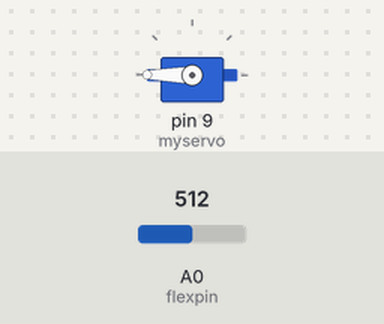
A sketch run on a simulated Arduino Uno, built with avr-gcc and run on an emulated ATmega328P. On the bench: servo. The inputs (shaded band) are chosen by the test bench; at power-on: A0 (flexpin) = 512.

Above: at 1.2 s.
1.3 s: A0 (flexpin) set to 306
At 2.5 s:
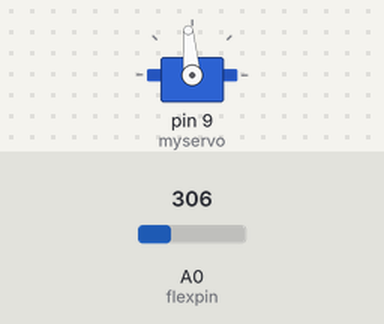
2.8 s: A0 (flexpin) set to 122
At 3.4 s:
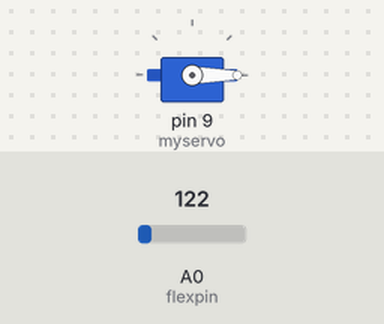
4.3 s: A0 (flexpin) set to 511
At 4.9 s:
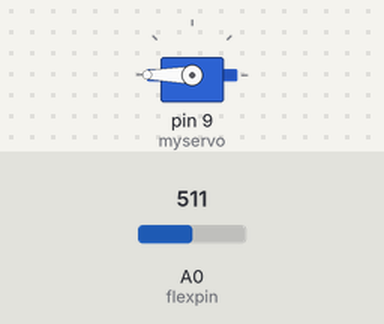
5.8 s: A0 (flexpin) set to 0
At 6.9 s:
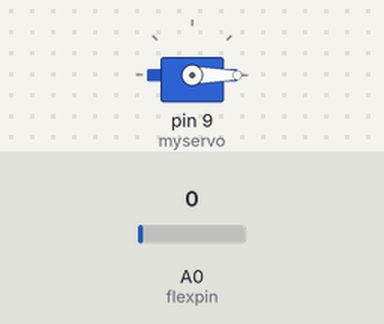
Timing chart, 0 to 8.3 s (numbered marks = the images above; inputs shaded):
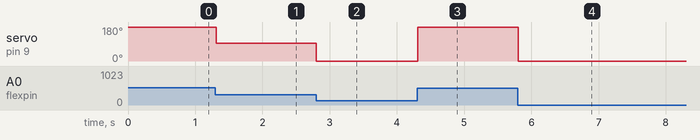

The sketch:

FlexServo.ino
```cpp
#include <Servo.h>

Servo myservo;

int flexpin = 0;
int val;

void setup() {
  myservo.attach(9);  // attaches the servo on pin 9 to the servo object
}

void loop() {
  val = analogRead(flexpin);
  val = map(val, 200, 400, 0, 180);
  myservo.write(val);
  delay(15);
}
```

Measured:
- after the input at 1.3 s, servo on pin 9 (myservo): 180° → 95° at once
- after the input at 2.8 s, servo on pin 9 (myservo): 95° → 0° at once
- after the input at 4.3 s, servo on pin 9 (myservo): 0° → 180° at once
- after the input at 5.8 s, servo on pin 9 (myservo): 180° → 0° at once
